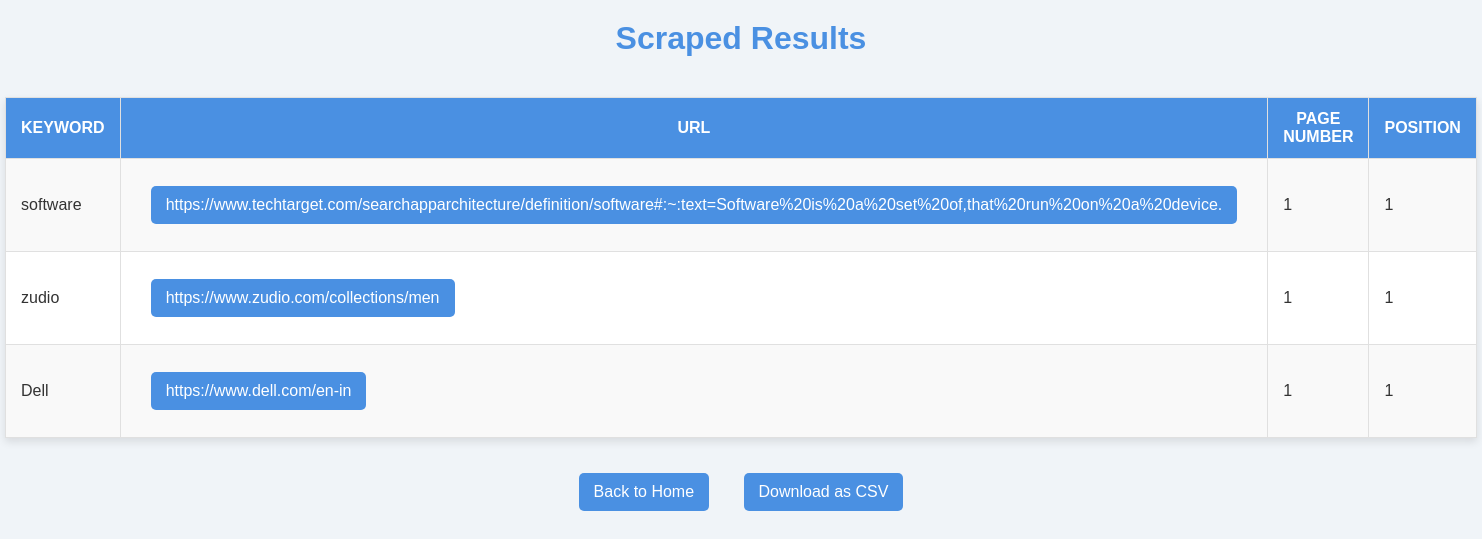
The app's page /results/ with its own data.
### app/models.py (models this page shows, shortened)
class ScrapedResult(models.Model):
    keyword = models.ForeignKey(Keyword, on_delete=models.CASCADE)
    url = models.URLField()
    page_number = models.IntegerField()
    position = models.IntegerField()
    scrape_time = models.DateTimeField(auto_now_add=True)

class Keyword(models.Model):
    category = models.ForeignKey(Category, on_delete=models.CASCADE)
    name = models.CharField(max_length=255)

### app/views.py (the view)
# urls.py: path('results/', views.results, name='results'),
def results(request):
    results = ScrapedResult.objects.all().order_by('scrape_time')
    return render(request, 'results.html', {'results': results})

### template/results.html (shortened to what this page needs)
<!DOCTYPE html>
<html lang="en">
<head>
</head>
<body>
    <h1>Scraped Results</h1>
    <table>
        <tr>
            <th>Keyword</th>
            <th>URL</th>
            <th>Page Number</th>
            <th>Position</th>
        </tr>
        {% for result in results %}
            <tr>
                <td>{{ result.keyword.name }}</td>
                <td><a href="{{ result.url }}" target="_blank">{{ result.url }}</a></td>
                <td>{{ result.page_number }}</td>
                <td>{{ result.position }}</td>
            </tr>
        {% empty %}
            <tr><td colspan="5" class="no-results">No results found.</td></tr>
        {% endfor %}
    </table>
    <div style="text-align: center;">
        <a href="{% url 'index' %}">Back to Home</a>
        <a href="{% url 'download_csv' %}">Download as CSV</a>
    </div>
</body>
</html>

### template/results.html (style rules this page uses)
body { font-family: Arial, sans-serif; background-color: #f0f4f8; margin: 0; padding: 0; }
h1 { color: #4a90e2; text-align: center; padding: 20px; margin: 0; }
table { width: 90%; margin: 20px auto; border-collapse: collapse; box-shadow: 0px 4px 8px rgba(0, 0, 0, 0.1); background-color: #ffffff; }
th, td { padding: 12px 15px; border: 1px solid #e0e0e0; }
th { background-color: #4a90e2; color: #ffffff; text-transform: uppercase; }
td { color: #333333; }
tr:nth-child(even) { background-color: #f9f9f9; }
a { display: inline-block; padding: 10px 15px; margin: 15px; background-color: #4a90e2; color: #ffffff; text-decoration: none; border-radius: 5px; text-align: center; transition: background-color 0.3s ease; }

### records on screen
ScrapedResult: keyword.name "software", url "https://www.techtarget.com/searchapparchitecture/definition/software#:~:text=Software%20is%20a%20set%20of,that%20run%20on%20a%20device.", page_number "1", position "1"
ScrapedResult: keyword.name "zudio", url "https://www.zudio.com/collections/men", page_number "1", position "1"
ScrapedResult: keyword.name "Dell", url "https://www.dell.com/en-in", page_number "1", position "1"
